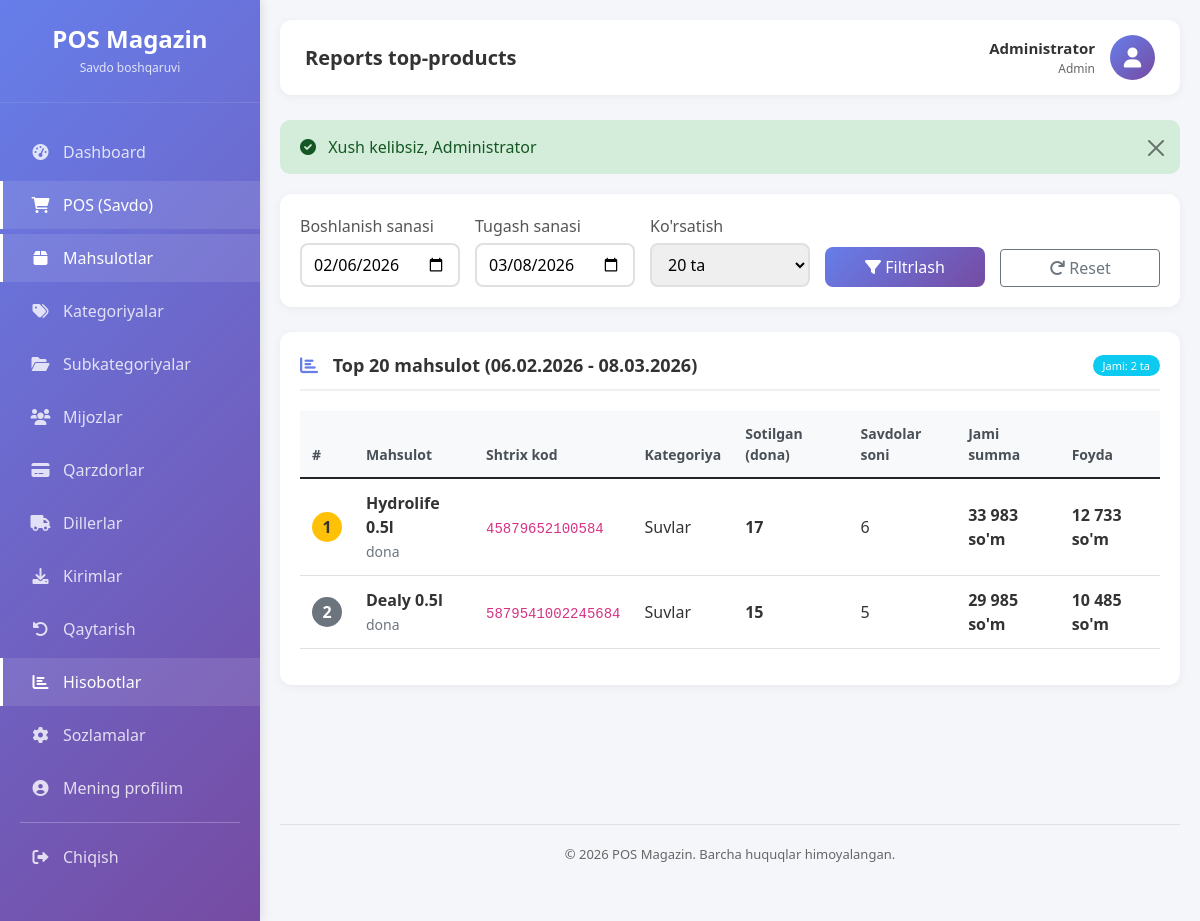
Before: /reports/top-products (signed in) with the older database file.
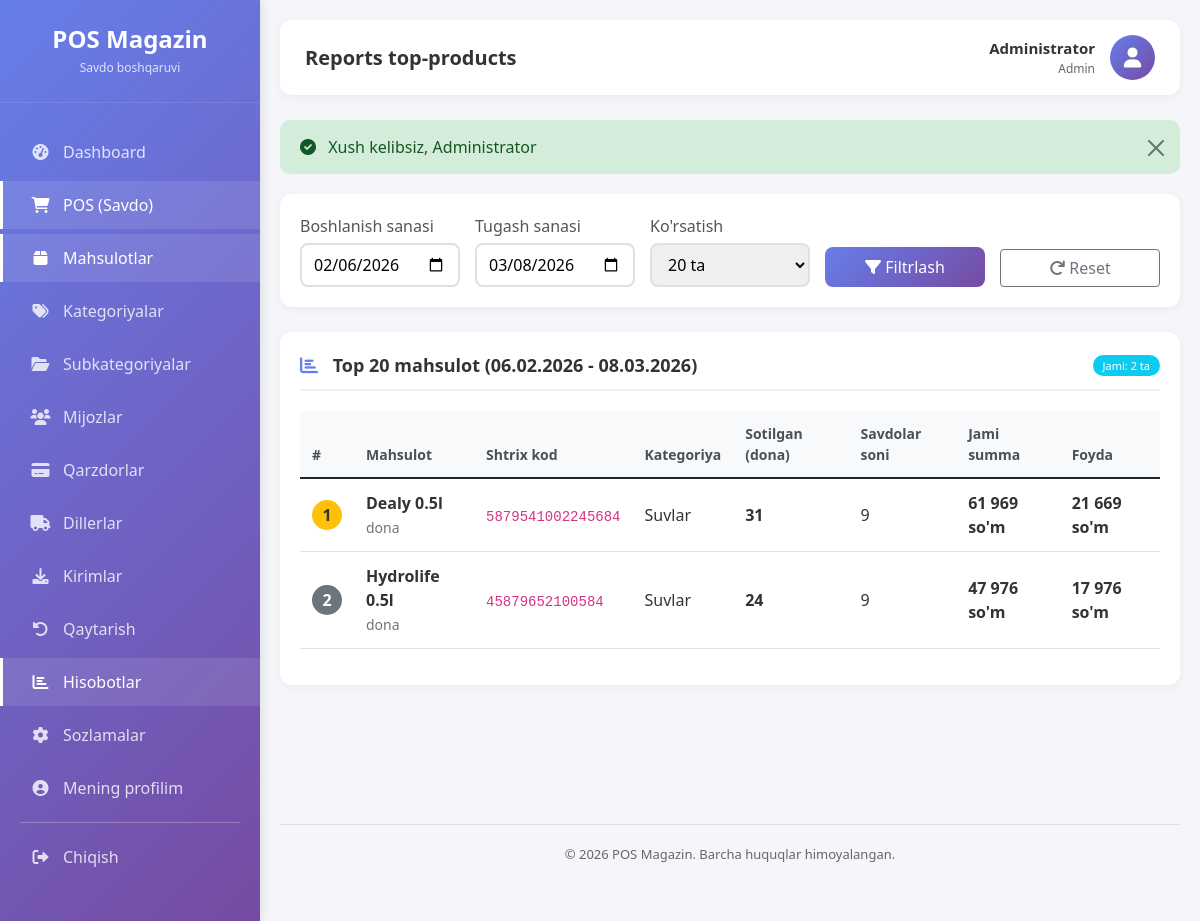
After: the same page with the newer database file.
### tables this page shows
CREATE TABLE `mahsulotlar` (
  `id` bigint(20) UNSIGNED NOT NULL,
  `kategoriya_id` bigint(20) UNSIGNED NOT NULL,
  `subkategoriya_id` bigint(20) UNSIGNED DEFAULT NULL,
  `nomi` varchar(160) NOT NULL,
  `shtrix_kod` varchar(80) NOT NULL,
  `birlik` varchar(30) NOT NULL DEFAULT 'dona',
  `kelish_narxi` decimal(12,2) NOT NULL DEFAULT 0.00,
  `sotish_narxi` decimal(12,2) NOT NULL DEFAULT 0.00,
  `miqdor` int(11) NOT NULL DEFAULT 0,
  `minimal_miqdor` int(11) NOT NULL DEFAULT 0,
  `faol` tinyint(1) NOT NULL DEFAULT 1,
  `yaratilgan_vaqt` timestamp NULL DEFAULT current_timestamp(),
  `yangilangan_vaqt` timestamp NULL DEFAULT current_timestamp() ON UPDATE current_timestamp(),
  `ochirilgan_vaqt` timestamp NULL DEFAULT NULL
);

CREATE TABLE `kategoriyalar` (
  `id` bigint(20) UNSIGNED NOT NULL,
  `nomi` varchar(120) NOT NULL,
  `izoh` varchar(255) DEFAULT NULL,
  `faol` tinyint(1) NOT NULL DEFAULT 1,
  `tartib` int(11) NOT NULL DEFAULT 0,
  `yaratilgan_vaqt` timestamp NULL DEFAULT current_timestamp(),
  `yangilangan_vaqt` timestamp NULL DEFAULT current_timestamp() ON UPDATE current_timestamp(),
  `ochirilgan_vaqt` timestamp NULL DEFAULT NULL
);

### app/Controllers/Controller.php (called while the page is built, shortened)
<?php
abstract class Controller {
    protected function view($view, $data = [], $layout = 'main') {
        $viewPath = APP_PATH . '/Views/pages/' . $view . '.php';
        extract($data);
        require $viewPath;
    }
}

### app/Controllers/ReportController.php (called while the page is built, shortened)
<?php
class ReportController extends Controller {
    private $reportModel;
    public function __construct() {
        $this->reportModel = new Report();
    }
    public function topProducts() {
        $startDate = $_GET['start_date'] ?? date('Y-m-d', strtotime('-30 days'));
        $endDate = $_GET['end_date'] ?? date('Y-m-d');
        $limit = $_GET['limit'] ?? 20;
        $products = $this->reportModel->getTopProducts($startDate, $endDate, $limit);
        $this->view('reports/top-products', [
            'products' => $products,
            'startDate' => $startDate,
            'endDate' => $endDate,
            'limit' => $limit
        ]);
    }
}

### app/Models/Report.php (called while the page is built, shortened)
<?php
class Report extends Model {
    public function getTopProducts($startDate, $endDate, $limit = 10) {
        $limit = intval($limit);
        $sql = "
            SELECT
                p.id,
                p.nomi,
                p.shtrix_kod,
                p.birlik,
                k.nomi as kategoriya,
                COUNT(DISTINCT s.id) as savdolar_soni,
                SUM(st.soni) as jami_soni,
                SUM(st.qator_summa) as jami_summa,
                AVG(st.birlik_narx) as ortacha_narx,
                SUM(st.soni * p.kelish_narxi) as jami_tannarx,
                SUM(st.qator_summa) - SUM(st.soni * p.kelish_narxi) as jami_foyda
            FROM mahsulotlar p
            JOIN savdo_tarkibi st ON p.id = st.mahsulot_id
            JOIN savdolar s ON st.savdo_id = s.id
            LEFT JOIN kategoriyalar k ON p.kategoriya_id = k.id
            WHERE DATE(s.sotilgan_vaqt) BETWEEN ? AND ? AND s.holat = 'YAKUNLANGAN'
            GROUP BY p.id
            ORDER BY jami_soni DESC
            LIMIT {$limit}
        ";
        $stmt = $this->db->prepare($sql);
        $stmt->execute([$startDate, $endDate]);
        return $stmt->fetchAll();
    }
}

### config/database.php (called while the page is built)
<?php
class Database {
    private static $connection = null;
    public static function getInstance() {
        if (self::$connection === null) {
            try {
                $host = 'localhost';
                $dbname = 'pos_magazin_uz';
                $user = 'root';
                $pass = '';
                $dsn = "mysql:host=$host;dbname=$dbname;charset=utf8";
                self::$connection = new PDO($dsn, $user, $pass);
                self::$connection->setAttribute(PDO::ATTR_ERRMODE, PDO::ERRMODE_EXCEPTION);
            } catch (PDOException $e) {
                die("Database xatosi: " . $e->getMessage());
            }
        }
        return self::$connection;
    }
}

### app/Models/Model.php (called while the page is built, shortened)
<?php
abstract class Model {
    public function __construct() {
        $this->db = \Database::getInstance();
    }
}

### app/Views/pages/reports/top-products.php (the view, shortened to what the rows shown need)
<div class="filter-card">
    <form method="GET" class="filter-form">
        <div class="filter-group">
            <label>Boshlanish sanasi</label>
            <input type="date" name="start_date" value="<?= $startDate ?>">
        </div>
        <div class="filter-group">
            <label>Tugash sanasi</label>
            <input type="date" name="end_date" value="<?= $endDate ?>">
        </div>
        <div class="filter-group">
            <label>Ko'rsatish</label>
            <select name="limit">
                <option value="20" <?= ($limit == 20) ? 'selected' : '' ?>>20 ta</option>
            </select>
        </div>
        <div class="filter-group">
            <button type="submit" class="btn btn-primary w-100">
                <i class="fas fa-filter"></i> Filtrlash
            </button>
        </div>
        <div class="filter-group">
            <a href="/new-pos/reports/top-products" class="btn btn-outline-secondary w-100">
                <i class="fas fa-redo"></i> Reset
            </a>
        </div>
    </form>
</div>
<div class="table-card">
    <div class="table-header">
        <div class="table-title">
            <i class="fas fa-chart-bar"></i> Top <?= $limit ?> mahsulot (<?= date('d.m.Y', strtotime($startDate)) ?> - <?= date('d.m.Y', strtotime($endDate)) ?>)
        </div>
        <span class="badge bg-info">Jami: <?= count($products) ?> ta</span>
    </div>
    <div class="table-responsive">
        <table class="table table-hover">
            <thead>
                <tr>
                    <th>#</th>
                    <th>Mahsulot</th>
                    <th>Shtrix kod</th>
                    <th>Kategoriya</th>
                    <th>Sotilgan (dona)</th>
                    <th>Savdolar soni</th>
                    <th>Jami summa</th>
                    <th>Foyda</th>
                </tr>
            </thead>
            <tbody>
                <?php if (empty($products)): ?>
                    <tr>
                        <td colspan="8" class="text-center py-4">
                            <i class="fas fa-box-open fa-3x text-muted mb-3"></i>
                            <p class="text-muted">Bu davrda mahsulot sotilmagan</p>
                        </td>
                    </tr>
                <?php else: ?>
                    <?php foreach ($products as $index => $product): ?>
                        <?php
                        $rank = $index + 1;
                        $rankClass = '';
                        if ($rank == 1) $rankClass = 'gold';
                        elseif ($rank == 2) $rankClass = 'silver';
                        elseif ($rank == 3) $rankClass = 'bronze';
                        ?>
                        <tr>
                            <td>
                                <span class="badge-rank <?= $rankClass ?>"><?= $rank ?></span>
                            </td>
                            <td>
                                <strong><?= htmlspecialchars($product['nomi']) ?></strong>
                                <?php if (!empty($product['birlik'])): ?>
                                    <br><small class="text-muted"><?= $product['birlik'] ?></small>
                                <?php endif; ?>
                            </td>
                            <td><code><?= htmlspecialchars($product['shtrix_kod']) ?></code></td>
                            <td><?= htmlspecialchars($product['kategoriya'] ?? '-') ?></td>
                            <td><strong><?= number_format($product['jami_soni'], 0, ',', ' ') ?></strong></td>
                            <td><?= $product['savdolar_soni'] ?></td>
                            <td><strong><?= number_format($product['jami_summa'], 0, ',', ' ') ?> so'm</strong></td>
                            <td class="text-profit"><?= number_format($product['jami_foyda'], 0, ',', ' ') ?> so'm</td>
                        </tr>
                    <?php endforeach; ?>
                <?php endif; ?>
            </tbody>
        </table>
    </div>
</div>

### public/index.php (shortened to what the rows shown need)
<?php
require_once __DIR__ . '/../config/database.php';
spl_autoload_register(function ($class) {
    $prefix = 'App\\';
    $base_dir = APP_PATH . '/';
    $len = strlen($prefix);
    $relative_class = substr($class, $len);
    $file = $base_dir . str_replace('\\', '/', $relative_class) . '.php';
});
$requestUri = $_SERVER['REQUEST_URI'];
$basePath = '/new-pos';
if (strpos($requestUri, $basePath) === 0) {
    $requestUri = substr($requestUri, strlen($basePath));
}
$requestUri = strtok($requestUri, '?');
$requestUri = str_replace('/public', '', $requestUri);
$requestUri = trim($requestUri, '/');
$routesFile = ROUTES_PATH . '/web.php';
$routes = require $routesFile;
$method = $_SERVER['REQUEST_METHOD'];
route_dispatch($routes, $method, $requestUri);
function route_dispatch($routes, $method, $uri) {
    foreach ($routes[$method] as $pattern => $handler) {
        $pattern = trim($pattern, '/');
        $regexPattern = preg_replace('/\{[a-z]+\}/', '([^/]+)', $pattern);
        $regexPattern = '/^' . str_replace('/', '\/', $regexPattern) . '$/';
        if (preg_match($regexPattern, $uri, $matches)) {
            array_shift($matches);
            list($controller, $action) = $handler;
            $controllerInstance = new $controllerClass();
            call_user_func_array([$controllerInstance, $action], $matches);
            return;
        }
    }
}

Changed rows visible on the page:
changed mahsulotlar "Dealy 0.5l": rank "2" → "1"; jami_soni "15" → "31"; savdolar_soni "5" → "9"; jami_summa "29 985" → "61 969"; jami_foyda "10 485" → "21 669"; moves up the list
changed mahsulotlar "Hydrolife 0.5l": rank "1" → "2"; jami_soni "17" → "24"; savdolar_soni "6" → "9"; jami_summa "33 983" → "47 976"; jami_foyda "12 733" → "17 976"
